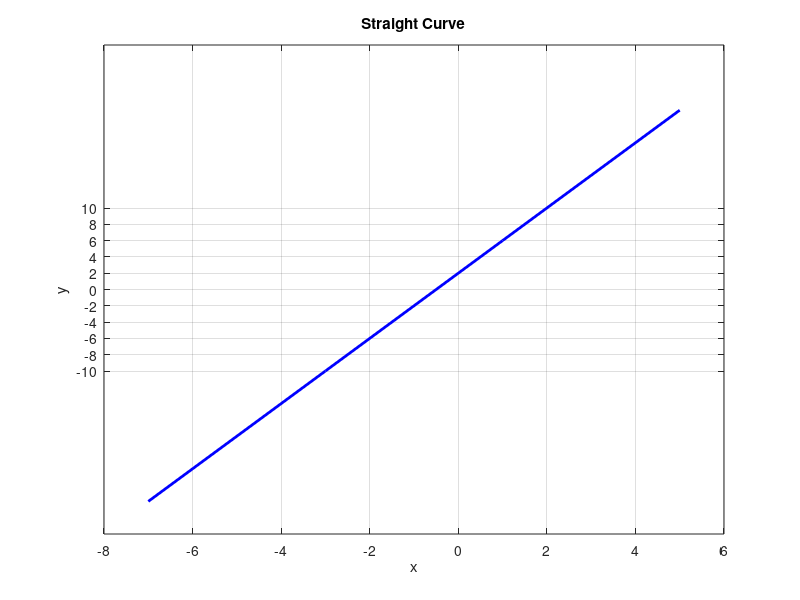

The MATLAB source for this figure:
%WAP to plot straight line

clc;
clear;
close all;
 c = -7:4:7;
 y1 = 4*c + 2;
 plot(c,y1,'b-','LineWidth',2);
 title("Straight Curve");
 xlabel("x");
 ylabel("y");
 grid on;
 xticks(-10:2:10);
 yticks(-10:2:10);
